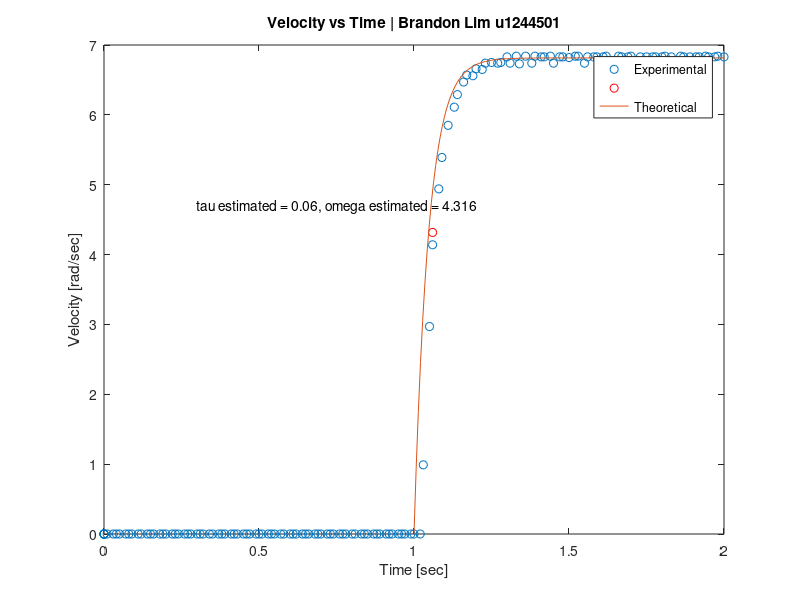
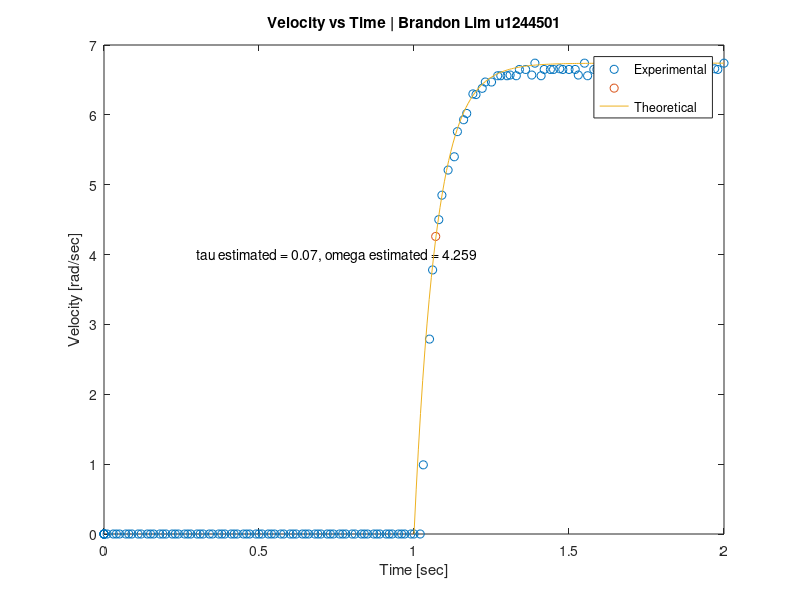
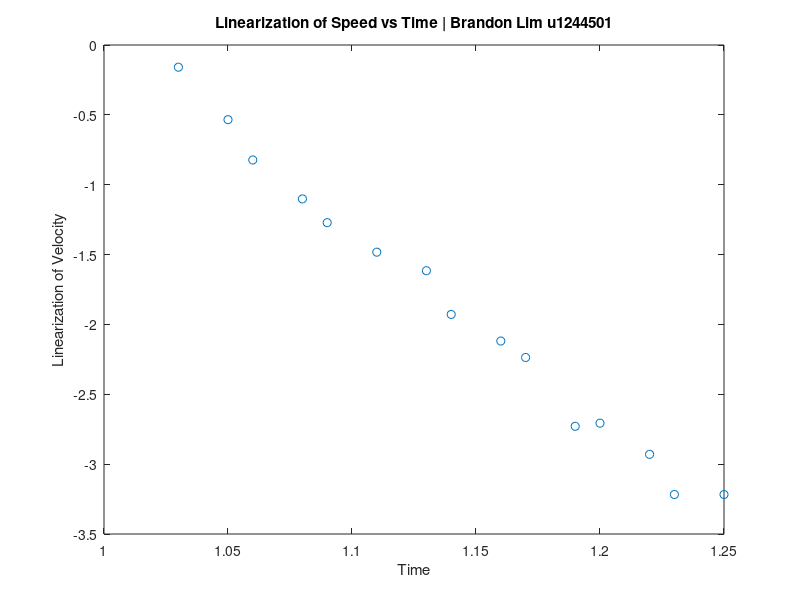

These figures' MATLAB source, in order:
% Brandon Lim 
clear, clc, close all
No_Drive_Data = load("Lab11Data.mat");
M = No_Drive_Data.M;
V = No_Drive_Data.V;
t = No_Drive_Data.t;

omega_ss = V(end);
omega_tau = omega_ss * 0.632;

plot(t,V,"o");
xlabel("Time [sec]")
ylabel("Velocity [rad/sec]")
title("Velocity vs Time | Brandon Lim u1244501")
hold on
plot(1.06,omega_tau,"ro")
text(0.3,4.7,"tau estimated = 0.06, omega estimated = 4.316")

omega = V<0.96*omega_ss & V>0;

hold on
G = tf(1.363 * 5,[0.047 1]);
newt = linspace(1,t(end),length(omega));
newt = newt - 1;
x = step(G, newt);
plot(newt+1,x)
legend("Experimental","","Theoretical")

figure
plot(t(omega),log(1-(V(omega)./omega_ss)),"o")
title("Linearization of Speed vs Time | Brandon Lim u1244501")
xlabel("Time")
ylabel("Linearization of Velocity")

%% Brandon Lim 
clear, clc, close all
Drive_Data = load("Lab11DataDrive.mat");
M = Drive_Data.M;
V = Drive_Data.V;
t = Drive_Data.t;

plot(t,V,"o");
xlabel("Time [sec]")
ylabel("Velocity [rad/sec]")
title("Velocity vs Time | Brandon Lim u1244501")

Omega_ss = V(end);
Omega_tau = 0.632 * Omega_ss;
index = V<0.96*Omega_ss & V>0;

hold on
plot(1.07,Omega_tau,"o")
text(0.3,4,"tau estimated = 0.07, omega estimated = 4.259")
newt = linspace(1,t(end),length(index));
newt = newt - 1;
G = tf(1.348, [0.071, 1]);
stepinput = step(G,newt)*5;
plot(newt+1,stepinput)
legend("Experimental","","Theoretical")



figure
plot(t(index),log(1-(V(index)./Omega_ss)),"o")
title("Linearization of Speed vs Time | Brandon Lim u1244501")
xlabel("Time")
ylabel("Linearization of Velocity")
